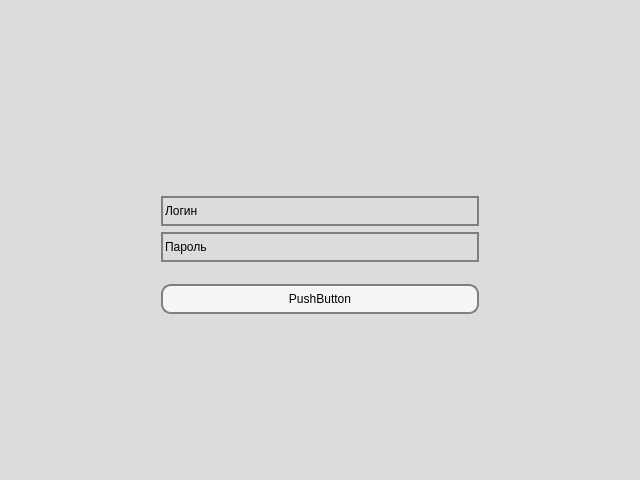
<?xml version="1.0" encoding="UTF-8"?>
<ui version="4.0">
 <class>QueueRedAuthentication</class>
 <widget class="QDialog" name="QueueRedAuthentication">
  <property name="geometry">
   <rect>
    <x>0</x>
    <y>0</y>
    <width>640</width>
    <height>480</height>
   </rect>
  </property>
  <property name="windowTitle">
   <string>Dialog</string>
  </property>
  <property name="styleSheet">
   <string notr="true">background-color: #DCDCDC;</string>
  </property>
  <layout class="QHBoxLayout" name="horizontalLayout">
   <item>
    <spacer name="horizontalSpacer">
     <property name="orientation">
      <enum>Qt::Horizontal</enum>
     </property>
     <property name="sizeType">
      <enum>QSizePolicy::Maximum</enum>
     </property>
     <property name="sizeHint" stdset="0">
      <size>
       <width>150</width>
       <height>20</height>
      </size>
     </property>
    </spacer>
   </item>
   <item>
    <layout class="QVBoxLayout" name="verticalLayout">
     <item>
      <spacer name="verticalSpacer_2">
       <property name="orientation">
        <enum>Qt::Vertical</enum>
       </property>
       <property name="sizeType">
        <enum>QSizePolicy::Maximum</enum>
       </property>
       <property name="sizeHint" stdset="0">
        <size>
         <width>20</width>
         <height>190</height>
        </size>
       </property>
      </spacer>
     </item>
     <item>
      <layout class="QVBoxLayout" name="verticalLayout_2">
       <item>
        <widget class="QLineEdit" name="lineEdit_2">
         <property name="minimumSize">
          <size>
           <width>0</width>
           <height>30</height>
          </size>
         </property>
         <property name="styleSheet">
          <string notr="true">border: 2 solid grey;</string>
         </property>
         <property name="text">
          <string>Логин</string>
         </property>
        </widget>
       </item>
       <item>
        <widget class="QLineEdit" name="lineEdit">
         <property name="minimumSize">
          <size>
           <width>0</width>
           <height>30</height>
          </size>
         </property>
         <property name="styleSheet">
          <string notr="true">border: 2 solid grey;</string>
         </property>
         <property name="text">
          <string>Пароль</string>
         </property>
        </widget>
       </item>
      </layout>
     </item>
     <item>
      <spacer name="verticalSpacer_3">
       <property name="orientation">
        <enum>Qt::Vertical</enum>
       </property>
       <property name="sizeType">
        <enum>QSizePolicy::Maximum</enum>
       </property>
       <property name="sizeHint" stdset="0">
        <size>
         <width>20</width>
         <height>20</height>
        </size>
       </property>
      </spacer>
     </item>
     <item>
      <widget class="QPushButton" name="pushButton">
       <property name="sizePolicy">
        <sizepolicy hsizetype="Minimum" vsizetype="Minimum">
         <horstretch>0</horstretch>
         <verstretch>0</verstretch>
        </sizepolicy>
       </property>
       <property name="minimumSize">
        <size>
         <width>0</width>
         <height>30</height>
        </size>
       </property>
       <property name="styleSheet">
        <string notr="true">background: rgba(245, 245, 245,100%);
border: 2 solid grey;
border-radius: 10;</string>
       </property>
       <property name="text">
        <string>PushButton</string>
       </property>
      </widget>
     </item>
     <item>
      <spacer name="verticalSpacer">
       <property name="orientation">
        <enum>Qt::Vertical</enum>
       </property>
       <property name="sizeType">
        <enum>QSizePolicy::Maximum</enum>
       </property>
       <property name="sizeHint" stdset="0">
        <size>
         <width>20</width>
         <height>160</height>
        </size>
       </property>
      </spacer>
     </item>
    </layout>
   </item>
   <item>
    <spacer name="horizontalSpacer_2">
     <property name="orientation">
      <enum>Qt::Horizontal</enum>
     </property>
     <property name="sizeType">
      <enum>QSizePolicy::Maximum</enum>
     </property>
     <property name="sizeHint" stdset="0">
      <size>
       <width>150</width>
       <height>20</height>
      </size>
     </property>
    </spacer>
   </item>
  </layout>
 </widget>
 <resources/>
 <connections/>
</ui>
